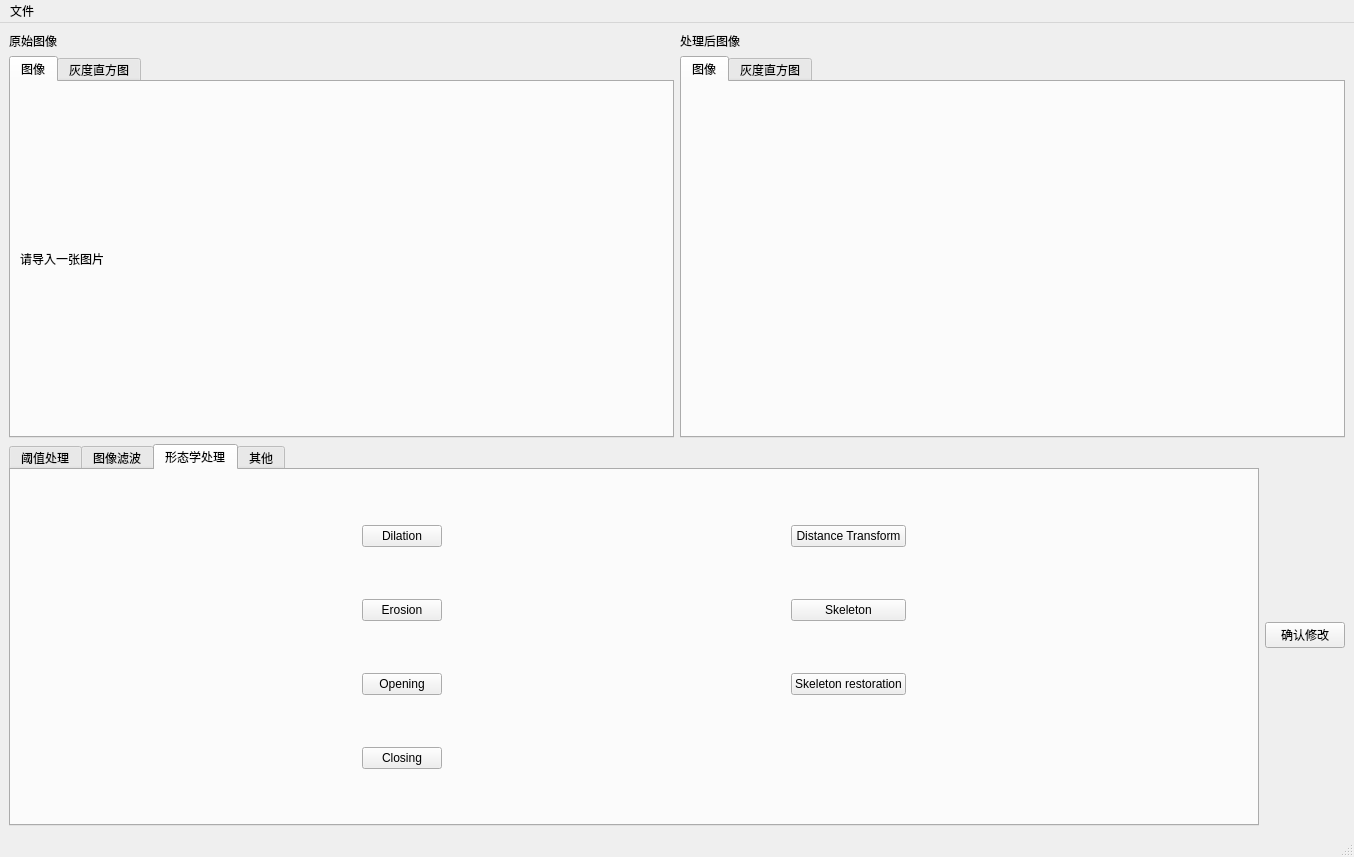
<?xml version="1.0" encoding="UTF-8"?>
<ui version="4.0">
 <class>MainWindow</class>
 <widget class="QMainWindow" name="MainWindow">
  <property name="geometry">
   <rect>
    <x>0</x>
    <y>0</y>
    <width>1354</width>
    <height>857</height>
   </rect>
  </property>
  <property name="windowTitle">
   <string>BI23-Project</string>
  </property>
  <widget class="QWidget" name="centralwidget">
   <layout class="QVBoxLayout" name="verticalLayout">
    <item>
     <layout class="QHBoxLayout" name="horizontalLayout">
      <item>
       <widget class="QLabel" name="OriImgName">
        <property name="text">
         <string>原始图像</string>
        </property>
       </widget>
      </item>
      <item>
       <widget class="QLabel" name="ProImgName">
        <property name="text">
         <string>处理后图像</string>
        </property>
       </widget>
      </item>
     </layout>
    </item>
    <item>
     <layout class="QHBoxLayout" name="horizontalLayout_3">
      <item>
       <widget class="QTabWidget" name="OriWidget">
        <property name="currentIndex">
         <number>0</number>
        </property>
        <widget class="QWidget" name="tab_3">
         <attribute name="title">
          <string>图像</string>
         </attribute>
         <layout class="QVBoxLayout" name="verticalLayout_8">
          <item>
           <widget class="QLabel" name="OriImg">
            <property name="text">
             <string>请导入一张图片</string>
            </property>
           </widget>
          </item>
         </layout>
        </widget>
        <widget class="QWidget" name="tab_4">
         <attribute name="title">
          <string>灰度直方图</string>
         </attribute>
         <layout class="QVBoxLayout" name="verticalLayout_5">
          <item>
           <widget class="QWidget" name="OriHis" native="true"/>
          </item>
         </layout>
        </widget>
       </widget>
      </item>
      <item>
       <widget class="QTabWidget" name="ProWidget">
        <property name="currentIndex">
         <number>0</number>
        </property>
        <widget class="QWidget" name="tab_7">
         <attribute name="title">
          <string>图像</string>
         </attribute>
         <layout class="QVBoxLayout" name="verticalLayout_6">
          <item>
           <widget class="QLabel" name="ProImg">
            <property name="text">
             <string/>
            </property>
           </widget>
          </item>
         </layout>
        </widget>
        <widget class="QWidget" name="tab_8">
         <attribute name="title">
          <string>灰度直方图</string>
         </attribute>
         <layout class="QVBoxLayout" name="verticalLayout_7">
          <item>
           <widget class="QWidget" name="ProHis" native="true"/>
          </item>
         </layout>
        </widget>
       </widget>
      </item>
     </layout>
    </item>
    <item>
     <layout class="QGridLayout" name="gridLayout_2">
      <item row="0" column="1">
       <widget class="QPushButton" name="ConfirmButton">
        <property name="text">
         <string>确认修改</string>
        </property>
       </widget>
      </item>
      <item row="0" column="0">
       <widget class="QTabWidget" name="FunctionWidget">
        <property name="currentIndex">
         <number>2</number>
        </property>
        <widget class="QWidget" name="tab_9">
         <attribute name="title">
          <string>阈值处理</string>
         </attribute>
         <layout class="QGridLayout" name="gridLayout">
          <item row="0" column="0">
           <layout class="QGridLayout" name="gridLayout_3">
            <item row="2" column="1">
             <spacer name="verticalSpacer_2">
              <property name="orientation">
               <enum>Qt::Vertical</enum>
              </property>
              <property name="sizeHint" stdset="0">
               <size>
                <width>20</width>
                <height>40</height>
               </size>
              </property>
             </spacer>
            </item>
            <item row="0" column="1">
             <spacer name="verticalSpacer">
              <property name="orientation">
               <enum>Qt::Vertical</enum>
              </property>
              <property name="sizeHint" stdset="0">
               <size>
                <width>20</width>
                <height>40</height>
               </size>
              </property>
             </spacer>
            </item>
            <item row="4" column="1">
             <widget class="QPushButton" name="EntropyButton">
              <property name="text">
               <string>Entropy Method</string>
              </property>
             </widget>
            </item>
            <item row="1" column="2">
             <spacer name="horizontalSpacer">
              <property name="orientation">
               <enum>Qt::Horizontal</enum>
              </property>
              <property name="sizeHint" stdset="0">
               <size>
                <width>40</width>
                <height>20</height>
               </size>
              </property>
             </spacer>
            </item>
            <item row="1" column="0">
             <spacer name="horizontalSpacer_2">
              <property name="orientation">
               <enum>Qt::Horizontal</enum>
              </property>
              <property name="sizeHint" stdset="0">
               <size>
                <width>40</width>
                <height>20</height>
               </size>
              </property>
             </spacer>
            </item>
            <item row="1" column="1">
             <widget class="QPushButton" name="OtsuButton">
              <property name="text">
               <string>Otsu Method</string>
              </property>
             </widget>
            </item>
            <item row="5" column="1">
             <spacer name="verticalSpacer_3">
              <property name="orientation">
               <enum>Qt::Vertical</enum>
              </property>
              <property name="sizeHint" stdset="0">
               <size>
                <width>20</width>
                <height>40</height>
               </size>
              </property>
             </spacer>
            </item>
           </layout>
          </item>
         </layout>
        </widget>
        <widget class="QWidget" name="tab_11">
         <attribute name="title">
          <string>图像滤波</string>
         </attribute>
         <layout class="QGridLayout" name="gridLayout_4">
          <item row="0" column="0">
           <layout class="QGridLayout" name="gridLayout_7">
            <item row="1" column="2">
             <spacer name="horizontalSpacer_3">
              <property name="orientation">
               <enum>Qt::Horizontal</enum>
              </property>
              <property name="sizeHint" stdset="0">
               <size>
                <width>40</width>
                <height>20</height>
               </size>
              </property>
             </spacer>
            </item>
            <item row="1" column="1">
             <widget class="QPushButton" name="SobelButton">
              <property name="text">
               <string>Sobel Filter</string>
              </property>
             </widget>
            </item>
            <item row="3" column="1">
             <widget class="QPushButton" name="MedianButton">
              <property name="text">
               <string>Median Filter</string>
              </property>
             </widget>
            </item>
            <item row="0" column="1">
             <spacer name="verticalSpacer_5">
              <property name="orientation">
               <enum>Qt::Vertical</enum>
              </property>
              <property name="sizeHint" stdset="0">
               <size>
                <width>20</width>
                <height>40</height>
               </size>
              </property>
             </spacer>
            </item>
            <item row="2" column="1">
             <spacer name="verticalSpacer_4">
              <property name="orientation">
               <enum>Qt::Vertical</enum>
              </property>
              <property name="sizeHint" stdset="0">
               <size>
                <width>20</width>
                <height>40</height>
               </size>
              </property>
             </spacer>
            </item>
            <item row="1" column="0">
             <spacer name="horizontalSpacer_4">
              <property name="orientation">
               <enum>Qt::Horizontal</enum>
              </property>
              <property name="sizeHint" stdset="0">
               <size>
                <width>40</width>
                <height>20</height>
               </size>
              </property>
             </spacer>
            </item>
            <item row="4" column="1">
             <spacer name="verticalSpacer_6">
              <property name="orientation">
               <enum>Qt::Vertical</enum>
              </property>
              <property name="sizeHint" stdset="0">
               <size>
                <width>20</width>
                <height>40</height>
               </size>
              </property>
             </spacer>
            </item>
           </layout>
          </item>
         </layout>
        </widget>
        <widget class="QWidget" name="tab_10">
         <attribute name="title">
          <string>形态学处理</string>
         </attribute>
         <layout class="QGridLayout" name="gridLayout_5">
          <item row="0" column="0">
           <layout class="QGridLayout" name="gridLayout_8">
            <item row="1" column="1">
             <widget class="QPushButton" name="DilationButton">
              <property name="text">
               <string>Dilation</string>
              </property>
             </widget>
            </item>
            <item row="1" column="3">
             <widget class="QPushButton" name="DistanceTransformButton">
              <property name="text">
               <string>Distance Transform</string>
              </property>
             </widget>
            </item>
            <item row="1" column="2">
             <spacer name="horizontalSpacer_7">
              <property name="orientation">
               <enum>Qt::Horizontal</enum>
              </property>
              <property name="sizeHint" stdset="0">
               <size>
                <width>40</width>
                <height>20</height>
               </size>
              </property>
             </spacer>
            </item>
            <item row="5" column="3">
             <widget class="QPushButton" name="SkeletonRestorationButton">
              <property name="text">
               <string>Skeleton restoration</string>
              </property>
             </widget>
            </item>
            <item row="1" column="0">
             <spacer name="horizontalSpacer_5">
              <property name="orientation">
               <enum>Qt::Horizontal</enum>
              </property>
              <property name="sizeHint" stdset="0">
               <size>
                <width>40</width>
                <height>20</height>
               </size>
              </property>
             </spacer>
            </item>
            <item row="0" column="1">
             <spacer name="verticalSpacer_7">
              <property name="orientation">
               <enum>Qt::Vertical</enum>
              </property>
              <property name="sizeHint" stdset="0">
               <size>
                <width>20</width>
                <height>40</height>
               </size>
              </property>
             </spacer>
            </item>
            <item row="3" column="1">
             <widget class="QPushButton" name="ErosionButton">
              <property name="text">
               <string>Erosion</string>
              </property>
             </widget>
            </item>
            <item row="5" column="1">
             <widget class="QPushButton" name="OpeningButton">
              <property name="text">
               <string>Opening</string>
              </property>
             </widget>
            </item>
            <item row="7" column="1">
             <widget class="QPushButton" name="ClosingButton">
              <property name="text">
               <string>Closing</string>
              </property>
             </widget>
            </item>
            <item row="6" column="1">
             <spacer name="verticalSpacer_10">
              <property name="orientation">
               <enum>Qt::Vertical</enum>
              </property>
              <property name="sizeHint" stdset="0">
               <size>
                <width>20</width>
                <height>40</height>
               </size>
              </property>
             </spacer>
            </item>
            <item row="3" column="3">
             <widget class="QPushButton" name="SkeletonButton">
              <property name="text">
               <string>Skeleton</string>
              </property>
             </widget>
            </item>
            <item row="1" column="4">
             <spacer name="horizontalSpacer_6">
              <property name="orientation">
               <enum>Qt::Horizontal</enum>
              </property>
              <property name="sizeHint" stdset="0">
               <size>
                <width>40</width>
                <height>20</height>
               </size>
              </property>
             </spacer>
            </item>
            <item row="2" column="1">
             <spacer name="verticalSpacer_8">
              <property name="orientation">
               <enum>Qt::Vertical</enum>
              </property>
              <property name="sizeHint" stdset="0">
               <size>
                <width>20</width>
                <height>40</height>
               </size>
              </property>
             </spacer>
            </item>
            <item row="4" column="1">
             <spacer name="verticalSpacer_9">
              <property name="orientation">
               <enum>Qt::Vertical</enum>
              </property>
              <property name="sizeHint" stdset="0">
               <size>
                <width>20</width>
                <height>40</height>
               </size>
              </property>
             </spacer>
            </item>
            <item row="8" column="1">
             <spacer name="verticalSpacer_11">
              <property name="orientation">
               <enum>Qt::Vertical</enum>
              </property>
              <property name="sizeHint" stdset="0">
               <size>
                <width>20</width>
                <height>40</height>
               </size>
              </property>
             </spacer>
            </item>
           </layout>
          </item>
         </layout>
        </widget>
        <widget class="QWidget" name="tab_12">
         <attribute name="title">
          <string>其他</string>
         </attribute>
         <layout class="QGridLayout" name="gridLayout_6">
          <item row="0" column="0">
           <layout class="QVBoxLayout" name="verticalLayout_4">
            <item>
             <widget class="QPushButton" name="pushButton_3">
              <property name="text">
               <string>PushButton</string>
              </property>
             </widget>
            </item>
           </layout>
          </item>
         </layout>
        </widget>
       </widget>
      </item>
     </layout>
    </item>
   </layout>
  </widget>
  <widget class="QMenuBar" name="menubar">
   <property name="geometry">
    <rect>
     <x>0</x>
     <y>0</y>
     <width>1354</width>
     <height>22</height>
    </rect>
   </property>
   <widget class="QMenu" name="menu">
    <property name="title">
     <string>文件</string>
    </property>
    <widget class="QMenu" name="menuImport_Image">
     <property name="title">
      <string>Import Image</string>
     </property>
     <addaction name="actionImport_jpg"/>
     <addaction name="actionImport_bmp"/>
    </widget>
    <addaction name="menuImport_Image"/>
    <addaction name="actionExport_Image"/>
   </widget>
   <addaction name="menu"/>
  </widget>
  <widget class="QStatusBar" name="statusbar"/>
  <action name="actionExport_Image">
   <property name="text">
    <string>Export Image</string>
   </property>
  </action>
  <action name="actionImport_jpg">
   <property name="text">
    <string>Import .jpg</string>
   </property>
  </action>
  <action name="actionImport_bmp">
   <property name="text">
    <string>Import .bmp</string>
   </property>
  </action>
 </widget>
 <resources/>
 <connections/>
</ui>
